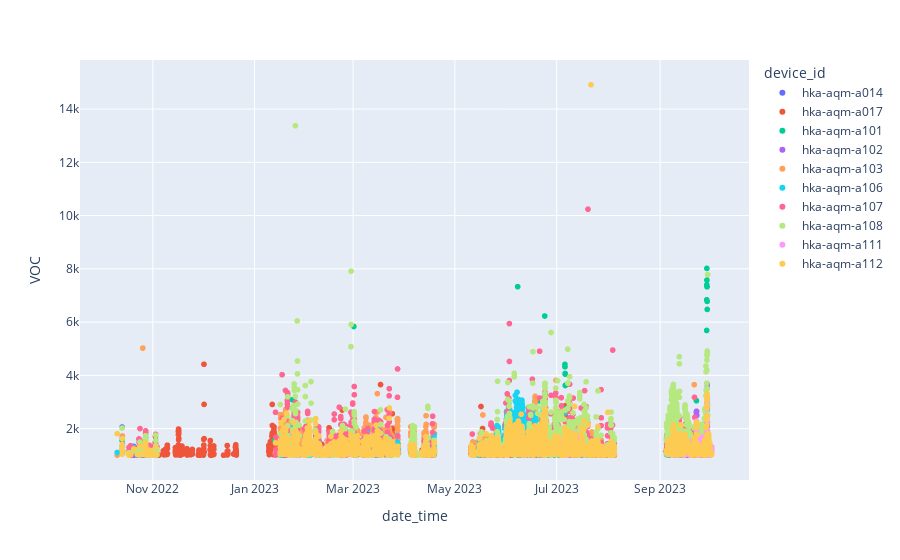

The notebook cell saved with this chart:
### Code cell
px.scatter(df.loc[df.VOC > 1000], x='date_time', y='VOC', color='device_id')

### Figure 1 — Plotly figure (JSON) as saved in the notebook; plotly's stock layout.template omitted (floating-point values rounded to 4 significant figures; data arrays with more than 128 entries replaced by an {"elided": "..."} marker saying what was removed)
{"data": [{"hovertemplate": "device_id=hka-aqm-a014<br>date_time=%{x}<br>VOC=%{y}<extra></extra>", "legendgroup": "hka-aqm-a014", "marker": {"color": "#636efa", "symbol": "circle"}, "mode": "markers", "name": "hka-aqm-a014", "showlegend": true, "type": "scattergl", "x": ["2022-10-13T14:00:00", "2022-10-13T15:00:00", "2022-10-13T16:00:00", "2022-10-13T17:00:00", "2022-10-13T19:00:00", "2022-10-17T09:00:00", "2022-10-17T10:00:00", "2022-10-17T18:00:00", "2022-10-17T19:00:00", "2022-10-17T22:00:00", "2022-10-18T17:00:00", "2022-10-20T14:00:00", "2022-10-20T15:00:00", "2022-10-20T16:00:00", "2022-10-22T14:00:00", "2022-10-23T17:00:00", "2022-10-23T18:00:00", "2022-10-23T19:00:00", "2022-10-23T22:00:00", "2022-10-24T08:00:00", "2022-10-24T12:00:00", "2022-10-25T17:00:00", "2022-10-25T18:00:00", "2022-10-25T19:00:00", "2022-10-25T20:00:00", "2022-10-26T08:00:00", "2022-10-26T09:00:00", "2022-10-26T18:00:00", "2022-10-26T19:00:00", "2022-10-26T20:00:00", "2022-10-26T21:00:00", "2022-10-26T22:00:00", "2022-10-27T08:00:00", "2022-10-27T09:00:00", "2022-10-27T14:00:00", "2022-10-27T15:00:00", "2022-10-27T16:00:00", "2022-10-27T17:00:00", "2022-10-27T18:00:00", "2022-10-27T19:00:00", "2022-10-27T20:00:00", "2022-10-27T21:00:00", "2022-10-27T22:00:00", "2022-10-28T16:00:00", "2022-10-28T17:00:00", "2022-10-28T18:00:00", "2022-10-28T19:00:00", "2022-10-28T20:00:00", "2022-10-28T21:00:00", "2022-10-28T22:00:00", "2022-10-28T23:00:00", "2022-10-29T00:00:00", "2022-10-29T11:00:00", "2022-10-29T12:00:00", "2022-10-29T13:00:00", "2022-10-29T14:00:00", "2022-10-29T15:00:00", "2022-10-29T16:00:00", "2022-10-29T17:00:00", "2022-10-29T18:00:00", "2022-10-29T19:00:00", "2022-10-29T20:00:00", "2022-10-29T21:00:00", "2022-10-29T22:00:00", "2022-10-29T23:00:00", "2022-10-30T00:00:00", "2022-10-30T01:00:00", "2022-10-30T02:00:00", "2022-10-30T15:00:00", "2022-10-30T16:00:00", "2022-10-30T17:00:00", "2022-10-30T18:00:00", "2022-10-30T19:00:00", "2022-10-30T20:00:00", "2022-10-30T21:00:00", "2022-10-30T22:00:00", "2022-10-30T23:00:00", "2022-10-31T00:00:00", "2022-10-31T15:00:00", "2022-10-31T16:00:00", "2022-10-31T17:00:00", "2022-10-31T18:00:00", "2022-10-31T19:00:00", "2022-10-31T20:00:00", "2022-10-31T21:00:00", "2022-11-01T04:00:00", "2022-11-01T05:00:00", "2022-11-01T06:00:00", "2022-11-02T17:00:00", "2022-11-02T18:00:00", "2022-11-02T19:00:00", "2022-11-02T20:00:00", "2022-11-02T21:00:00", "2022-11-03T10:00:00", "2022-11-03T11:00:00", "2022-11-03T12:00:00"], "xaxis": "x", "y": [2059, 1214, 1261, 1064, 1415, 1128, 1125, 1097, 1019, 1057, 1207, 1009, 1332, 1004, 1004, 1266, 1228, 1217, 1022, 1384, 1066, 1001, 1082, 1020, 1009, 1045, 1021, 1192, 1217, 1183, 1146, 1034, 1020, 1134, 1426, 1368, 1410, 1652, 1458, 1444, 1198, 1111, 1052, 1007, 1208, 1187, 1194, 1096, 1186, 1112, 1085, 1050, 1045, 1178, 1018, 1041, 1124, 1316, 1317, 1305, 1237, 1213, 1251, 1339, 1344, 1262, 1175, 1149, 1049, 1157, 1138, 1304, 1306, 1150, 1077, 1114, 1058, 1014, 1062, 1095, 1231, 1208, 1168, 1119, 1024, 1006, 1116, 1117, 1570, 1250, 1191, 1078, 1038, 1012, 1019, 1022], "yaxis": "y"}, {"hovertemplate": "device_id=hka-aqm-a017<br>date_time=%{x}<br>VOC=%{y}<extra></extra>", "legendgroup": "hka-aqm-a017", "marker": {"color": "#EF553B", "symbol": "circle"}, "mode": "markers", "name": "hka-aqm-a017", "showlegend": true, "type": "scattergl", "x": {"elided": "1545 str values"}, "xaxis": "x", "y": {"elided": "1545 int values"}, "yaxis": "y"}, {"hovertemplate": "device_id=hka-aqm-a101<br>date_time=%{x}<br>VOC=%{y}<extra></extra>", "legendgroup": "hka-aqm-a101", "marker": {"color": "#00cc96", "symbol": "circle"}, "mode": "markers", "name": "hka-aqm-a101", "showlegend": true, "type": "scattergl", "x": {"elided": "1490 str values"}, "xaxis": "x", "y": {"elided": "1490 int values"}, "yaxis": "y"}, {"hovertemplate": "device_id=hka-aqm-a102<br>date_time=%{x}<br>VOC=%{y}<extra></extra>", "legendgroup": "hka-aqm-a102", "marker": {"color": "#ab63fa", "symbol": "circle"}, "mode": "markers", "name": "hka-aqm-a102", "showlegend": true, "type": "scattergl", "x": {"elided": "317 str values"}, "xaxis": "x", "y": {"elided": "317 int values"}, "yaxis": "y"}, {"hovertemplate": "device_id=hka-aqm-a103<br>date_time=%{x}<br>VOC=%{y}<extra></extra>", "legendgroup": "hka-aqm-a103", "marker": {"color": "#FFA15A", "symbol": "circle"}, "mode": "markers", "name": "hka-aqm-a103", "showlegend": true, "type": "scattergl", "x": {"elided": "2663 str values"}, "xaxis": "x", "y": {"elided": "2663 int values"}, "yaxis": "y"}, {"hovertemplate": "device_id=hka-aqm-a106<br>date_time=%{x}<br>VOC=%{y}<extra></extra>", "legendgroup": "hka-aqm-a106", "marker": {"color": "#19d3f3", "symbol": "circle"}, "mode": "markers", "name": "hka-aqm-a106", "showlegend": true, "type": "scattergl", "x": {"elided": "1758 str values"}, "xaxis": "x", "y": {"elided": "1758 int values"}, "yaxis": "y"}, {"hovertemplate": "device_id=hka-aqm-a107<br>date_time=%{x}<br>VOC=%{y}<extra></extra>", "legendgroup": "hka-aqm-a107", "marker": {"color": "#FF6692", "symbol": "circle"}, "mode": "markers", "name": "hka-aqm-a107", "showlegend": true, "type": "scattergl", "x": {"elided": "1772 str values"}, "xaxis": "x", "y": {"elided": "1772 int values"}, "yaxis": "y"}, {"hovertemplate": "device_id=hka-aqm-a108<br>date_time=%{x}<br>VOC=%{y}<extra></extra>", "legendgroup": "hka-aqm-a108", "marker": {"color": "#B6E880", "symbol": "circle"}, "mode": "markers", "name": "hka-aqm-a108", "showlegend": true, "type": "scattergl", "x": {"elided": "2234 str values"}, "xaxis": "x", "y": {"elided": "2234 int values"}, "yaxis": "y"}, {"hovertemplate": "device_id=hka-aqm-a111<br>date_time=%{x}<br>VOC=%{y}<extra></extra>", "legendgroup": "hka-aqm-a111", "marker": {"color": "#FF97FF", "symbol": "circle"}, "mode": "markers", "name": "hka-aqm-a111", "showlegend": true, "type": "scattergl", "x": {"elided": "718 str values"}, "xaxis": "x", "y": {"elided": "718 int values"}, "yaxis": "y"}, {"hovertemplate": "device_id=hka-aqm-a112<br>date_time=%{x}<br>VOC=%{y}<extra></extra>", "legendgroup": "hka-aqm-a112", "marker": {"color": "#FECB52", "symbol": "circle"}, "mode": "markers", "name": "hka-aqm-a112", "showlegend": true, "type": "scattergl", "x": {"elided": "2527 str values"}, "xaxis": "x", "y": {"elided": "2527 int values"}, "yaxis": "y"}], "layout": {"legend": {"title": {"text": "device_id"}, "tracegroupgap": 0}, "margin": {"t": 60}, "xaxis": {"anchor": "y", "domain": [0, 1], "title": {"text": "date_time"}}, "yaxis": {"anchor": "x", "domain": [0, 1], "title": {"text": "VOC"}}}}
